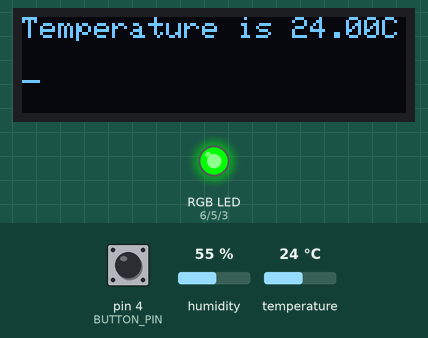
Simulated run of this sketch. Board: Arduino Uno, built with avr-gcc and run on an emulated ATmega328P. Parts: 128×32 one-colour display, an RGB LED mixed from three pins (HIGH = lit). The test bench sets the inputs (shaded band); at power-on: pin 4 (BUTTON_PIN) HIGH, temperature 24 °C, humidity 55 %. Dim RGB values are drawn brighter than linear.

Above: at 1.2 s.
1.3 s: pin 4 (BUTTON_PIN) pulled LOW for 0.25 s
At 1.7 s:
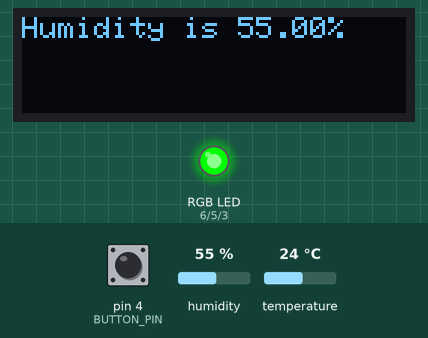
3.0 s: temperature set to 12 °C
At 5.2 s:
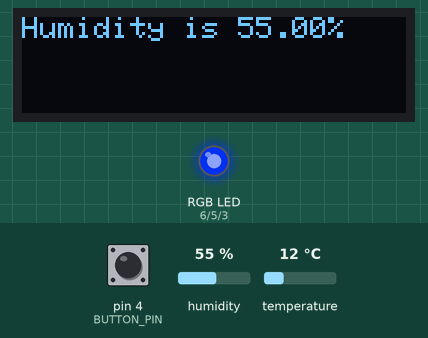
5.9 s: temperature set to 19 °C
At 7.3 s:
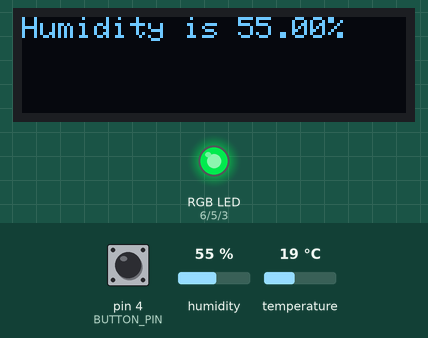
8.1 s: pin 4 (BUTTON_PIN) pulled LOW for 1 s
At 8.67 s:
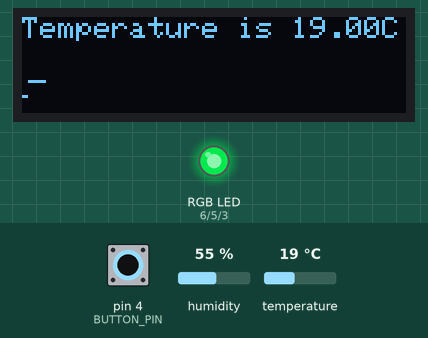
10.7 s: temperature set to 28 °C
At 11.08 s:
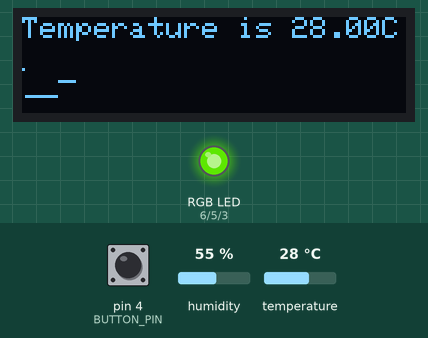
13.1 s: temperature set to 33 °C
At 13.27 s:
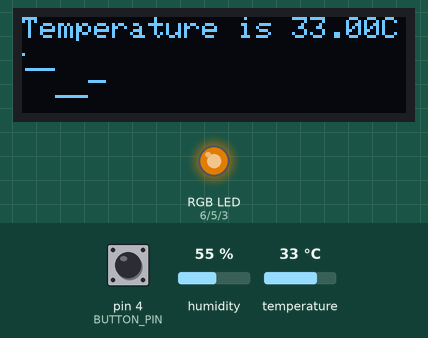
Timing chart, 0 to 16.1 s (numbered marks = the images above; inputs shaded):
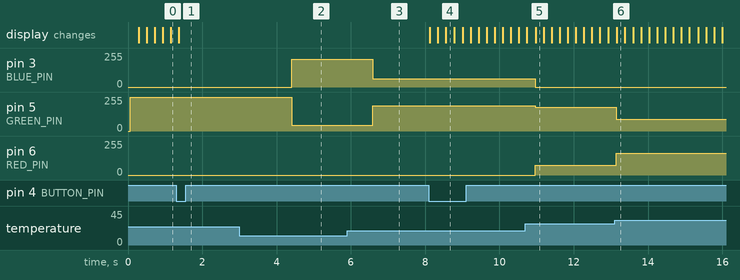

Measured:
- after the input at 1.3 s, the display: changes after 0.07 s (image 1)
- after the input at 3.0 s, pin 3 (BLUE_PIN): 0/255 → 210/255 after 1.4 s; pin 5 (GREEN_PIN): 255/255 → 42/255 after 1.4 s
- after the input at 5.9 s, pin 3 (BLUE_PIN): 210/255 → 63/255 after 0.69 s; pin 5 (GREEN_PIN): 42/255 → 189/255 after 0.69 s
- after the input at 8.1 s, the display: first changes at once (image 4 shows a later state)
- after the input at 10.7 s, pin 3 (BLUE_PIN): 63/255 → 0/255 after 0.26 s; pin 5 (GREEN_PIN): 189/255 → 180/255 after 0.26 s; pin 6 (RED_PIN): 0/255 → 72/255 after 0.26 s
- after the input at 13.1 s, pin 5 (GREEN_PIN): 180/255 → 90/255 after 0.05 s; pin 6 (RED_PIN): 72/255 → 162/255 after 0.05 s

The sketch:

HumiditySensorWithOLED.ino
```cpp
/*
CONNECTED MODULES:
- OLED Display 128x64
- Humidity/Temperature sensor
- Push button
- 3 color LED

REQUIRED ADDITIONAL LIBRARIES
- Adafruit GFX
- Adafruit SSD1306
- DHT sensor library by Adafruit
*/


#include <Wire.h>
#include <Adafruit_GFX.h>
#include <Adafruit_SSD1306.h>
#include <DHT.h>

//OLED

#define SCREEN_WIDTH 128  // OLED display width, in pixels
#define SCREEN_HEIGHT 32  // OLED display height, in pixels

#define OLED_RESET -1        // Reset pin # (or -1 if sharing Arduino reset pin)
#define SCREEN_ADDRESS 0x3C  ///< See datasheet for Address; 0x3D for 128x64, 0x3C for 128x32
Adafruit_SSD1306 OLED(SCREEN_WIDTH, SCREEN_HEIGHT, &Wire, OLED_RESET);

#define TEXTSIZE 1
#define OFFSET_Y 45
int x = 0;
int pointsQueue[128];
int queueFull = 0;

//HUMIDITY SENSOR

#define HUMIDITY_SENSOR_TYPE DHT11
#define HUMIDITY_PIN 2
#define PAUSE 200
DHT HT(HUMIDITY_PIN, HUMIDITY_SENSOR_TYPE);
float humidity;
float temperature;

//BUTTON

#define BUTTON_PIN 4
int switchValue = 0;
int buttonValue;

//LED

#define BLUE_PIN 3
#define GREEN_PIN 5
#define RED_PIN 6

//OTHER

#define HIGH_TEMPERATURE 38
#define LOW_TEMPERATURE 10
#define HIGH_TEMPERATURE_COMFORT 24.5
#define LOW_TEMPERATURE_COMFORT 22.5

float ledTemperature;

void LEDToHigh(int, float, int, int);
void LEDToLow(int, float, int, int);
void drawTempLine(int, const int*);

void setup() {
  if (!OLED.begin(SSD1306_SWITCHCAPVCC, SCREEN_ADDRESS)) {
    Serial.println("SSD1306 allocation failed");
    for (;;)
      ;
  }

  HT.begin();

  pinMode(BUTTON_PIN, INPUT);
  pinMode(BLUE_PIN, OUTPUT);
  pinMode(GREEN_PIN, OUTPUT);
  pinMode(RED_PIN, OUTPUT);
}

void loop() {
  humidity = HT.readHumidity();
  temperature = HT.readTemperature();
  buttonValue = digitalRead(BUTTON_PIN);

  if (temperature > HIGH_TEMPERATURE) {
    ledTemperature = HIGH_TEMPERATURE;
  } else if (temperature < LOW_TEMPERATURE) {
    ledTemperature = LOW_TEMPERATURE;
  } else {
    ledTemperature = temperature;
  }

  if (ledTemperature > LOW_TEMPERATURE_COMFORT && ledTemperature < HIGH_TEMPERATURE_COMFORT) {
    digitalWrite(GREEN_PIN, HIGH);
    analogWrite(RED_PIN, LOW);
    analogWrite(BLUE_PIN, LOW);
  } else {
    if (ledTemperature >= HIGH_TEMPERATURE_COMFORT) {
      LEDToHigh(RED_PIN, ledTemperature, HIGH_TEMPERATURE_COMFORT, HIGH_TEMPERATURE);
      LEDToLow(GREEN_PIN, ledTemperature, HIGH_TEMPERATURE_COMFORT, HIGH_TEMPERATURE);
      digitalWrite(BLUE_PIN, LOW);
    } else {
      LEDToLow(BLUE_PIN, ledTemperature, LOW_TEMPERATURE, LOW_TEMPERATURE_COMFORT);
      LEDToHigh(GREEN_PIN, ledTemperature, LOW_TEMPERATURE, LOW_TEMPERATURE_COMFORT);
      digitalWrite(RED_PIN, LOW);
    }
  }

  if (buttonValue == 0) {
    switchValue = !switchValue;
  }

  OLED.setTextSize(TEXTSIZE);
  OLED.setTextColor(SSD1306_WHITE);

  OLED.clearDisplay();
  OLED.setCursor(0, 0);

  if (switchValue == 0) {
    OLED.print("Temperature is ");
    OLED.print(temperature);
    OLED.println("C");

    pointsQueue[x] = (int)temperature;

    //DRAW GRAPHICS
    drawTempLine(x, pointsQueue);
    x++;
    if (x == SCREEN_WIDTH) {
      x = 0;
      if (queueFull == 0) {
        queueFull = 1;
      }
    }
    //END OF DRAW GRAPHICS
  } else {
    OLED.print("Humidity is ");
    OLED.print(humidity);
    OLED.println("%");
  }

  OLED.display();

  delay(PAUSE);
}

void LEDToHigh(int pinNumber, float currentTemp, int lowerTempLimit, int higherTempLimit) {
  analogWrite(pinNumber, (currentTemp - lowerTempLimit) * (255 / (higherTempLimit - lowerTempLimit)));
}

void LEDToLow(int pinNumber, float currentTemp, int lowerTempLimit, int higherTempLimit) {
  analogWrite(pinNumber, ((higherTempLimit - currentTemp) * (255 / (higherTempLimit - lowerTempLimit))));
}

void drawTempLine(int x, const int* pointsQueue) {
  for (int i = 0; i <= x; i++) {
    OLED.drawPixel(i, OFFSET_Y - pointsQueue[x - i], SSD1306_WHITE);
    if (queueFull == 1) {
      for (int j = x + 1; j < SCREEN_WIDTH; j++) {
        OLED.drawPixel(j, OFFSET_Y - pointsQueue[SCREEN_WIDTH - j + x], SSD1306_WHITE);
      }
    }
  }
}
```
